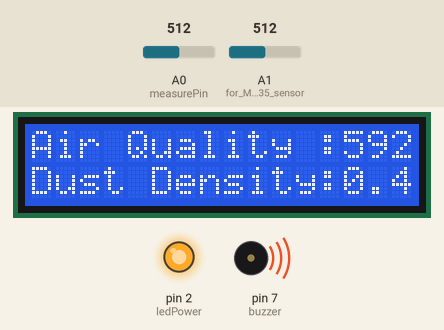
Bench run of a sketch on a simulated Arduino Uno, built with avr-gcc and run on an emulated ATmega328P. Shown: 16×2 character LCD, output pins drawn as LEDs (lit = HIGH), buzzer (waves = sounding, pin HIGH). The test bench sets the inputs (shaded band); at power-on: A1 (for_MQ135_sensor) = 512, A0 (measurePin) = 512. What the sketch prints to the serial monitor is not drawn.

Above: at 1.2 s.
1.3 s: A1 (for_MQ135_sensor) set to 109
At 14.0 s:
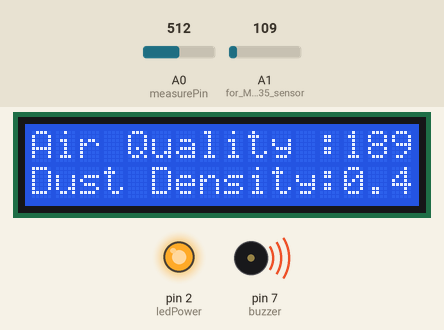
14.3 s: A1 (for_MQ135_sensor) set to 92
At 26.5 s:
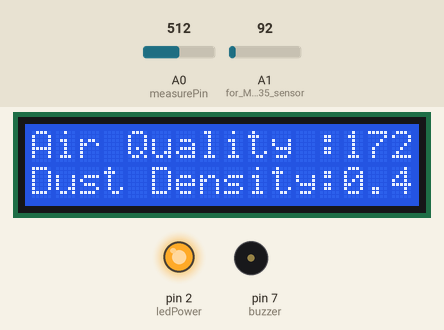
27.0 s: A0 (measurePin) set to 716
At 38.8 s:
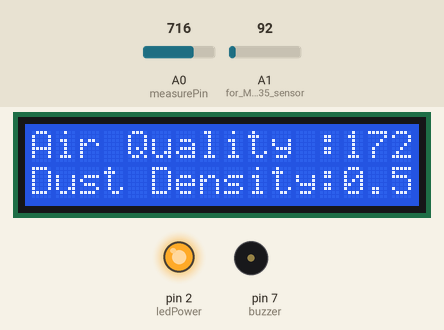
39.8 s: A0 (measurePin) set to 900
At 52.2 s:
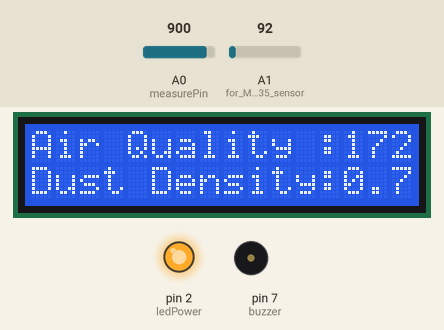
52.5 s: A1 (for_MQ135_sensor) set to 110
At 64.7 s:
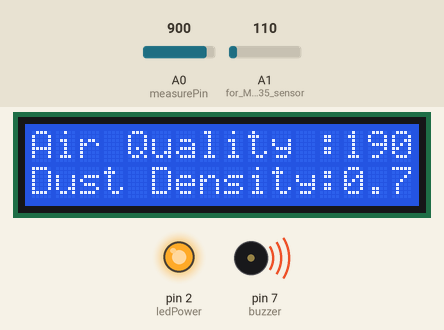
65.3 s: A0 (measurePin) set to 1023
At 77.0 s:
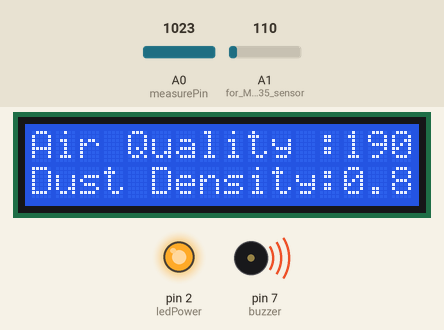
Timing chart, 0 to 78.5 s (numbered marks = the images above; inputs shaded):
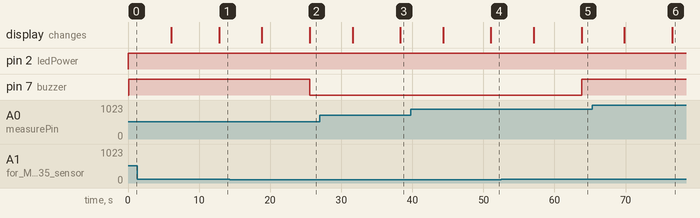

The sketch:

SmartAirPurifyingSystemFinal.ino
```cpp
#include <LiquidCrystal_I2C.h>
#include <Wire.h>
LiquidCrystal_I2C lcd(0x27, 16, 2);  //SDA=A4, SCL=A5

#define buzzer 7  // connection of buzzer

const int measurePin = A0;
const int ledPower = 2;

const int samplingTime = 280;
const int deltaTime = 40;
const int sleepTime = 6680;

float voMeasured = 0;
float calcVoltage = 0;
float dustDensity = 0;

void setup() {
  pinMode(A1, INPUT); // for MQ135 sensor
  Serial.begin(9600);
  lcd.init();
  lcd.backlight();
  lcd.setBacklight(HIGH);
  pinMode(buzzer, OUTPUT);

  pinMode(ledPower, OUTPUT);
}

void loop() {
  int airQuality=analogRead(A1);


  digitalWrite(ledPower, LOW); // Power off the LED
  delayMicroseconds(samplingTime);

  voMeasured = analogRead(measurePin); // Read analog pin A0
  digitalWrite(ledPower, HIGH); // Power on the LED
  delayMicroseconds(deltaTime);

  calcVoltage = voMeasured * (5.0 / 1024.0);  // Convert to voltage (0 - 5v mapped to 0 - 1024 integer values)
  dustDensity = 170 * calcVoltage - 0.1;

  // Serial.print("Voltage: ");
  // Serial.println(calcVoltage);
  Serial.print("Dust Density: ");
  Serial.println(dustDensity-127);
  Serial.println(airQuality);
  lcd.setCursor(0, 0);
  lcd.print("Air Quality :");
  lcd.setCursor(13, 0);
  lcd.print(airQuality+80);

  lcd.setCursor(0, 1);
  lcd.print("Dust Density: ");
  lcd.setCursor(13, 1);
  lcd.print(dustDensity/1000);
  if(airQuality>100)
  {
    digitalWrite(buzzer, HIGH);
    lcd.setCursor(0, 1);
    // lcd.print("Bad Air");
    delay(6000);
  }
  else
  {
    digitalWrite(buzzer, LOW);
    lcd.setCursor(0, 1);
    // lcd.print("Good Air");
    delay(6000);
  }

  lcd.clear();
  delay(20);
  delay(sleepTime);
}
```

Measured:
- the behaviour switches between 101 and 100 on A1 (for_MQ135_sensor) (found by bisection; images 1 and 2)
- after the input at 1.3 s, the display: first differs from a run without the input after 11.5 s (image 1)
- after the input at 14.3 s, pin 7 (buzzer): HIGH → LOW after 11.3 s; the display: first differs from a run without the input after 11.3 s (image 2)
- after the input at 27.0 s, the display: first differs from a run without the input after 11.3 s (image 3)
- after the input at 39.8 s, the display: first differs from a run without the input after 11.3 s (image 4)
- after the input at 52.5 s, pin 7 (buzzer): LOW → HIGH after 11.3 s; the display: first differs from a run without the input after 11.3 s (image 5)
- after the input at 65.3 s, the display: first differs from a run without the input after 11.2 s (image 6)
